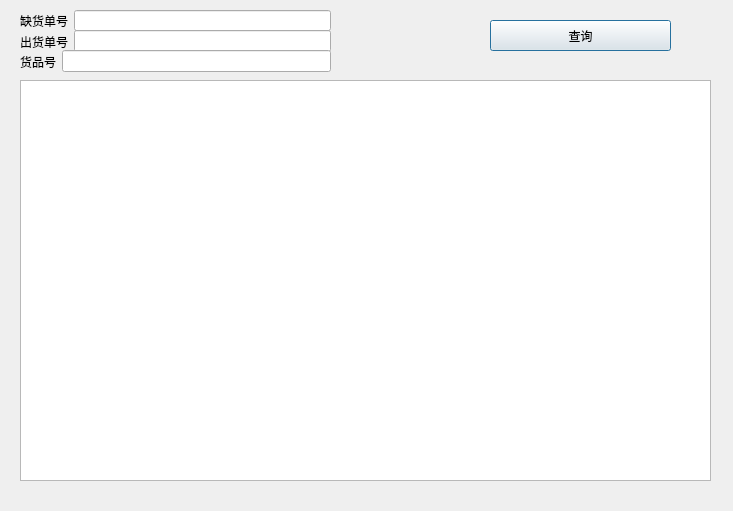
<?xml version="1.0" encoding="UTF-8"?>
<ui version="4.0">
 <class>DialogSelectLack</class>
 <widget class="QDialog" name="DialogSelectLack">
  <property name="geometry">
   <rect>
    <x>0</x>
    <y>0</y>
    <width>733</width>
    <height>511</height>
   </rect>
  </property>
  <property name="windowTitle">
   <string>Dialog</string>
  </property>
  <widget class="QTableView" name="tableView">
   <property name="geometry">
    <rect>
     <x>20</x>
     <y>80</y>
     <width>691</width>
     <height>401</height>
    </rect>
   </property>
  </widget>
  <widget class="QWidget" name="horizontalLayoutWidget">
   <property name="geometry">
    <rect>
     <x>20</x>
     <y>10</y>
     <width>311</width>
     <height>21</height>
    </rect>
   </property>
   <layout class="QHBoxLayout" name="horizontalLayout">
    <item>
     <widget class="QLabel" name="label">
      <property name="text">
       <string>缺货单号</string>
      </property>
     </widget>
    </item>
    <item>
     <widget class="QLineEdit" name="line_lackid"/>
    </item>
   </layout>
  </widget>
  <widget class="QWidget" name="horizontalLayoutWidget_2">
   <property name="geometry">
    <rect>
     <x>20</x>
     <y>30</y>
     <width>311</width>
     <height>23</height>
    </rect>
   </property>
   <layout class="QHBoxLayout" name="horizontalLayout_2">
    <item>
     <widget class="QLabel" name="label_2">
      <property name="text">
       <string>出货单号</string>
      </property>
     </widget>
    </item>
    <item>
     <widget class="QLineEdit" name="line_outid"/>
    </item>
   </layout>
  </widget>
  <widget class="QWidget" name="horizontalLayoutWidget_3">
   <property name="geometry">
    <rect>
     <x>20</x>
     <y>50</y>
     <width>311</width>
     <height>23</height>
    </rect>
   </property>
   <layout class="QHBoxLayout" name="horizontalLayout_3">
    <item>
     <widget class="QLabel" name="label_3">
      <property name="text">
       <string>货品号</string>
      </property>
     </widget>
    </item>
    <item>
     <widget class="QLineEdit" name="line_goodsid"/>
    </item>
   </layout>
  </widget>
  <widget class="QPushButton" name="btnselect">
   <property name="geometry">
    <rect>
     <x>490</x>
     <y>20</y>
     <width>181</width>
     <height>31</height>
    </rect>
   </property>
   <property name="text">
    <string>查询</string>
   </property>
  </widget>
 </widget>
 <resources/>
 <connections/>
</ui>
